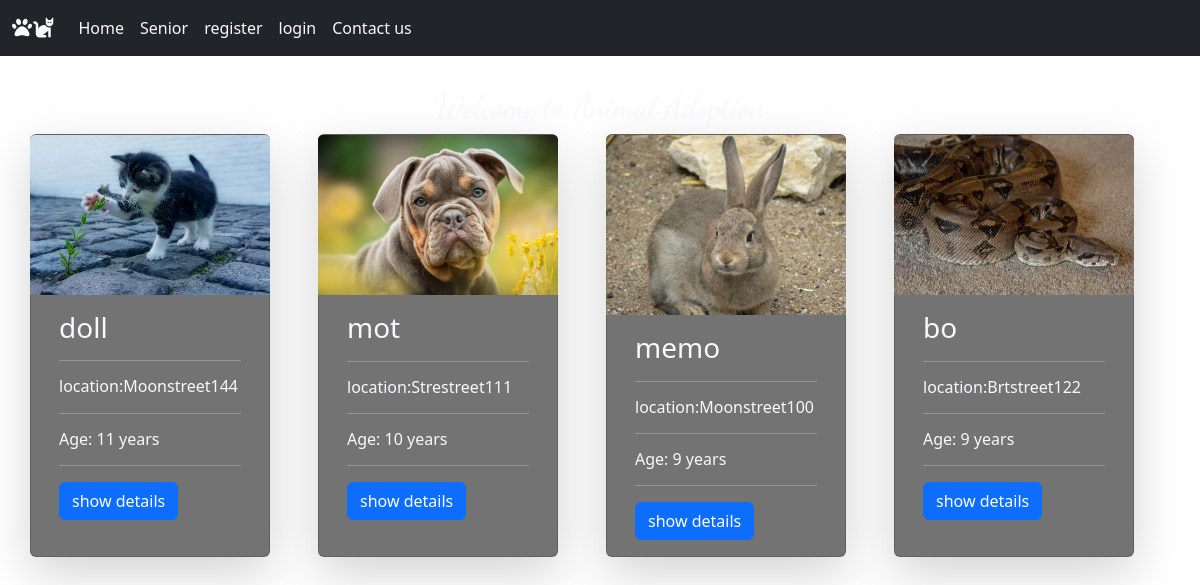
Screenshot of /PHP/senior.php with the database file from the repository.
### tables this page shows
CREATE TABLE `animal` (
  `animal_id` int(11) NOT NULL,
  `image` varchar(100) NOT NULL,
  `name` varchar(50) NOT NULL,
  `location` varchar(150) NOT NULL,
  `description` text NOT NULL,
  `size` int(11) NOT NULL,
  `age` int(11) NOT NULL,
  `vaccinated` varchar(30) NOT NULL,
  `breed` varchar(50) NOT NULL,
  `status` varchar(30) NOT NULL
);

### PHP/senior.php (the view, shortened to what this page needs)
<?php
require_once "..\components\bootst.php";
require_once "..\components\db_connect.php";
require_once "..\components\header.php";
?>
<!DOCTYPE html>
<html lang="en">
<head>
</head>
<body>
    <h1 class="text-center text-light ">Welcome to Animal Adoption</h1>
    <div class='container '>
        <div class='row  gap-5 col-lg-12 col-md-10 col-sm-6'>
            <?php
    $sql = "SELECT  `animal_id`,`image`, `name`, `location`, `age` FROM `animal` WHERE age>8";
    $result = mysqli_query($conn, $sql);
    if(mysqli_num_rows($result) > 0){
      while($row = mysqli_fetch_assoc($result)){
         echo $table="
               <div class='card  shadow-lg text-light mb-3' style='width: 15rem;background-color: rgba(0, 0, 0, 0.55);'>
             <img src='..\pictures\\{$row["image"]}' class='card-img-top'style='width: 15rem;margin-left:-0.8rem;'>
             <div class='card-body'>
                 <h3 class='card-title'>{$row["name"]}</h3><hr>
                 <h6 class='card-title'>location:{$row["location"]}</h6><hr>
                 <h6 class='card-title'>Age: {$row["age"]} years</h6><hr>
                 <a href='.\login.php' class='btn btn-primary'>show details</a>
             </div>
         </div>
    ";
      }
      }
    ?>
        </div>
    </div>
</body>
</html>

### PHP/senior.php (style rules this page uses)
body { background-image: url("https://static.vecteezy.com/system/resources/previews/001/849/553/original/modern-gold-background-free-vector.jpg"); margin-: 0; }
h1 { font-size: 2rem; margin-top: 1em; font-family: 'Dancing Script', cursive; h }

### rows the page displays
animal: image (picture), name "doll", location "Moonstreet144", age "11"
animal: image (picture), name "mot", location "Strestreet111", age "10"
animal: image (picture), name "memo", location "Moonstreet100", age "9"
animal: image (picture), name "bo", location "Brtstreet122", age "9"
